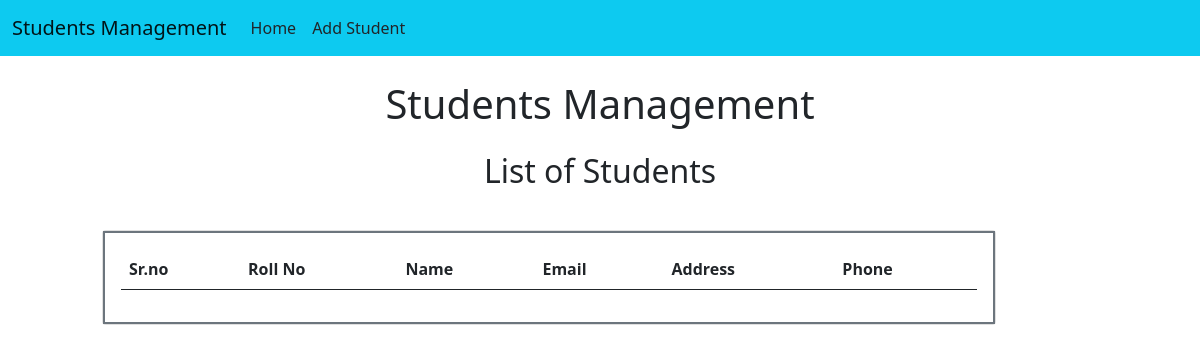
Page /student/ on the earlier database version.
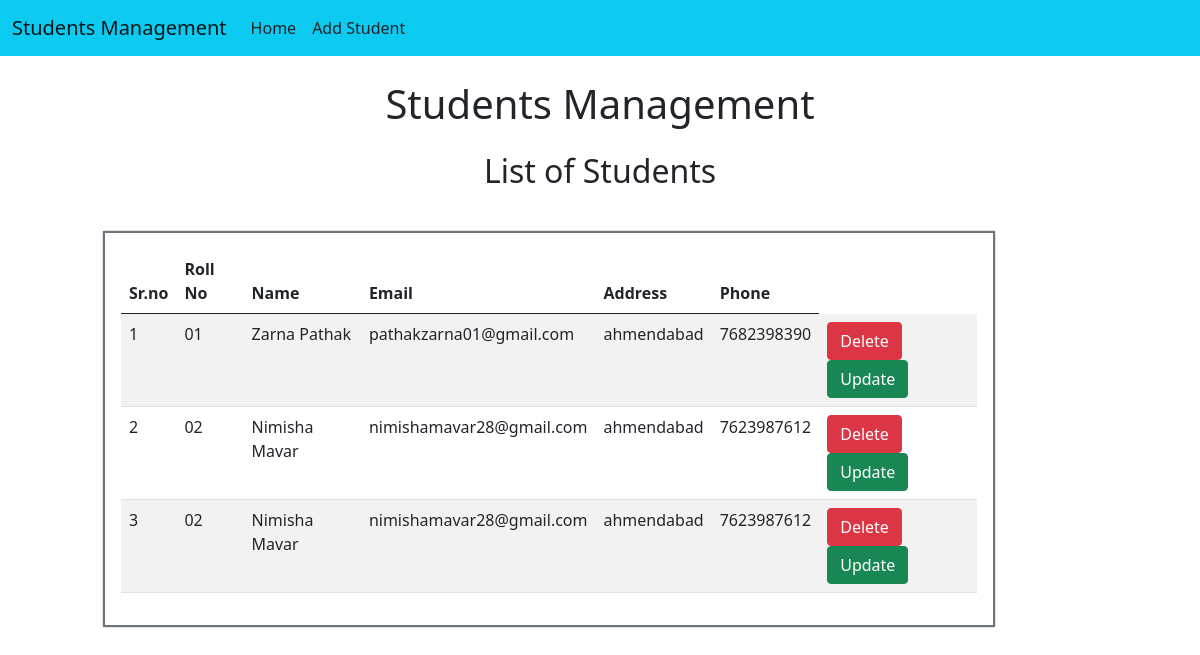
Same page on the later database version.
### Student/models.py (models this page shows)
class Student(models.Model):
    roll = models.CharField(max_length=100)
    name = models.CharField(max_length=50)
    email = models.CharField(max_length=100)
    address = models.CharField(max_length=150)
    phone = models.CharField(max_length=10)

### Student/views.py (the view)
# urls.py: path('',views.home),
def home(request):
    std = Student.objects.all()
    return render(request, 'home.html', {'std': std})

### templates/home.html (shortened to what this page needs)
<!doctype html>
<html lang="en">
  <head>
    <link href="https://cdn.jsdelivr.net/npm/bootstrap@5.0.2/dist/css/bootstrap.min.css" rel="stylesheet">
  </head>
  <body>
    {% include "navbar.html" %}
    <h1 class='text-center my-4'>Students Management</h1>
    <h2 class='text-center my-3'>List of Students</h2>
    <div class="conatiner">
      <div class="row">
        <div class="col-md-9 offset-md-1 my-4">
          <div class="card">
            <div class="card-body border border-2 border-secondary">
              <table class="table table-striped">
                <thead>
                  <tr>
                    <th>Sr.no</th>
                    <th>Roll No</th>
                    <th>Name</th>
                    <th>Email</th>
                    <th>Address</th>
                    <th>Phone</th>
                  </tr>
                </thead>
                <tbody>
                  {% for s in std %}
                    <tr>
                      <td>{{forloop.counter}}</td>
                      <td>{{s.roll}}</td>
                      <td>{{s.name}}</td>
                      <td>{{s.email}}</td>
                      <td>{{s.address}}</td>
                      <td>{{s.phone}}</td>
                      <td>
                        <a href="/student/deleteStud/{{s.id}}" class="btn btn-danger md-sm">Delete</a>
                        <a href="/student/updateStud/{{s.id}}" class="btn btn-success md-sm">Update</a>
                      </td>
                    </tr>
                  {% endfor %}
                </tbody>
              </table>
            </div>
          </div>
        </div>
      </div>
    </div>
  </body>
</html>

Differences in the rows shown:
added Student: roll "01", name "Zarna Pathak", email "pathakzarna01@gmail.com", address "ahmendabad", phone "7682398390"
added Student: roll "02", name "Nimisha Mavar", email "nimishamavar28@gmail.com", address "ahmendabad", phone "7623987612"
added Student: roll "02", name "Nimisha Mavar", email "nimishamavar28@gmail.com", address "ahmendabad", phone "7623987612"
